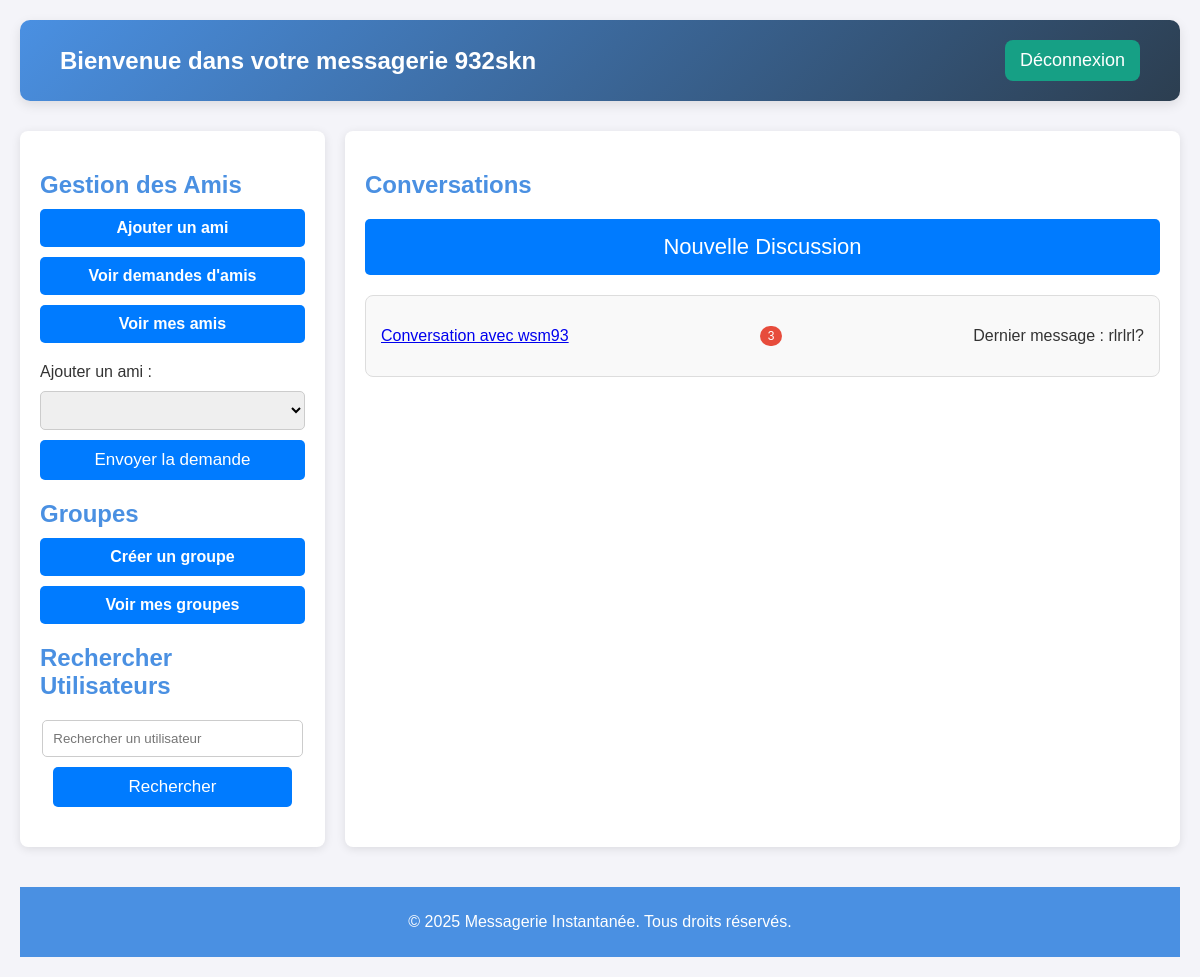
Page / (signed in) on the earlier database version.
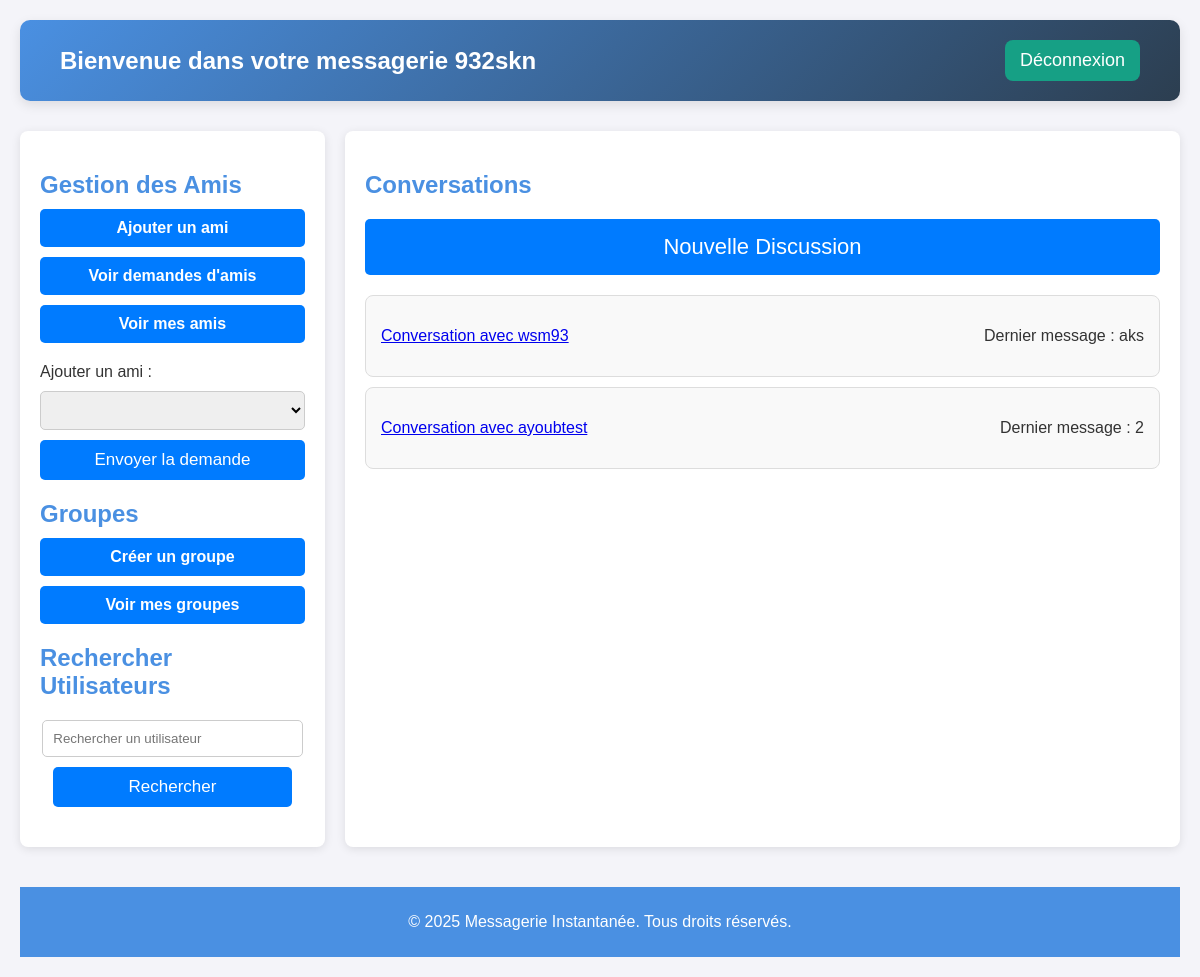
Same page on the later database version.
### models.py (models this page shows)
class User(UserMixin, db.Model):
    id = db.Column(db.Integer, primary_key=True)
    username = db.Column(db.String(150), unique=True, nullable=False)
    password = db.Column(db.String(150), nullable=False)

class Message(db.Model):
    id = db.Column(db.Integer, primary_key=True)
    conversation_id = db.Column(db.Integer, db.ForeignKey('conversation.id'), nullable=True)  # Message privé
    group_id = db.Column(db.Integer, db.ForeignKey('group.id'), nullable=True)  # Message de groupe
    sender_id = db.Column(db.Integer, db.ForeignKey('user.id'), nullable=False)
    content = db.Column(db.String(500), nullable=False)
    is_read = db.Column(db.Boolean, default=False)
    timestamp = db.Column(db.DateTime, default=db.func.current_timestamp())
    sender = db.relationship('User', foreign_keys=[sender_id])
    conversation = db.relationship('Conversation', foreign_keys=[conversation_id])
    group = db.relationship('Group', foreign_keys=[group_id])

### app.py (the view)
@app.route('/')
@login_required
def index():
    conversations = Conversation.query.filter(
        (Conversation.user_1_id == current_user.id) |
        (Conversation.user_2_id == current_user.id)
    ).all()
    conversation_data = []
    for conversation in conversations:
        other_user = conversation.user_1 if conversation.user_2_id == current_user.id else conversation.user_2
        unread_count = Message.query.filter_by(conversation_id=conversation.id, is_read=False, sender_id=other_user.id).count()
        last_message = Message.query.filter_by(conversation_id=conversation.id).order_by(Message.timestamp.desc()).first()
        conversation_data.append({
            'conversation': conversation,
            'other_user': other_user,
            'unread_count': unread_count,
            'last_message': last_message  # Ajouter le dernier message à la liste des données
        })
    return render_template('index.html', user=current_user, conversation_data=conversation_data)

### app.py (called while the page is built)
@login_manager.user_loader
def load_user(user_id):
    return db.session.get(User, int(user_id))  # Correctif pour éviter LegacyAPIWarning

### templates/index.html (shortened to what this page needs)
<!DOCTYPE html>
<html lang="en">
<head>
</head>
<body>
    <div class="container">
        <header>
            <h1>Bienvenue dans votre messagerie {{ user.username }}</h1>
            <a href="{{ url_for('logout') }}">Déconnexion</a>
        </header>
        <div class="main-content">
            <div class="sidebar">
                <h2>Gestion des Amis</h2>
                <div class="btn-group">
                    <a href="{{ url_for('add_friend') }}">Ajouter un ami</a>
                    <a href="{{ url_for('friend_requests') }}">Voir demandes d'amis</a>
                    <a href="{{ url_for('friends') }}" class="btn btn-primary">Voir mes amis</a>
                </div>
                <form method="POST" action="{{ url_for('add_friend') }}">
                    <label for="friend_id">Ajouter un ami :</label>
                    <select name="friend_id" id="friend_id">
                    </select>
                    <button type="submit">Envoyer la demande</button>
                </form>
                <h2>Groupes</h2>
                <div class="btn-group">
                    <a href="{{ url_for('create_group') }}">Créer un groupe</a>
                    <a href="{{ url_for('groups') }}">Voir mes groupes</a>
                </div>
                <h2>Rechercher Utilisateurs</h2>
                <form method="POST" action="{{ url_for('search_users') }}" style="display: flex; flex-direction: column; align-items: center; justify-content: center; margin-bottom: 20px;">
                    <input type="text" name="query" placeholder="Rechercher un utilisateur" required style="width: 90%; padding: 10px; margin: 10px 0; border: 1px solid #ccc; border-radius: 5px;">
                    <button type="submit" style="width: 90%; padding: 10px 20px; background-color: #007bff; color: white; border: none; border-radius: 5px; cursor: pointer; transition: background-color 0.3s ease;">Rechercher</button>
                </form>
            </div>
            <div class="content">
                <h2>Conversations</h2>
                <button id="newDiscussionButton" onclick="document.getElementById('newDiscussion').style.display='block'">
                    Nouvelle Discussion
                </button>
                <ul>
                    {% for data in conversation_data %}
                        <li>
                            <a href="{{ url_for('conversation', conversation_id=data.conversation.id) }}">
                                Conversation avec {{ data.other_user.username }}
                            </a>
                            {% if data.unread_count > 0 %}
                                <span class="badge">{{ data.unread_count }}</span>
                            {% endif %}
                            <p>Dernier message :
                                {% if data.last_message %}
                                    {{ data.last_message.content }}
                                {% else %}
                                    Aucun message
                                {% endif %}
                            </p>
                        </li>
                    {% endfor %}
                </ul>
            </div>
        </div>
        <footer>
            <p>© 2025 Messagerie Instantanée. Tous droits réservés.</p>
        </footer>
    </div>
</body>
</html>

Differences in the rows shown:
no longer on this page (row edited): Message: last_message.content "rlrlrl?"
added Message: last_message.content "aks"
added User: other_user.username "ayoubtest"
added Message: last_message.content "2"
Other differences:
new list line: "Conversation avec Dernier message :"
new list line: "wsm93"
list line gone: "Conversation avec 3 Dernier message :"
list line gone: "wsm93"
